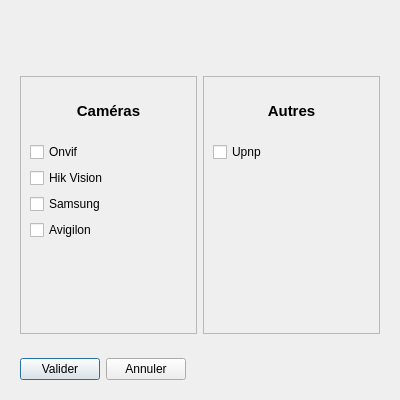
<?xml version="1.0" encoding="UTF-8"?>
<ui version="4.0">
 <class>Dialog</class>
 <widget class="QDialog" name="Dialog">
  <property name="geometry">
   <rect>
    <x>0</x>
    <y>0</y>
    <width>400</width>
    <height>400</height>
   </rect>
  </property>
  <property name="windowTitle">
   <string>Snyf</string>
  </property>
  <layout class="QVBoxLayout" name="verticalLayout">
   <item>
    <widget class="QLabel" name="labTitre">
     <property name="minimumSize">
      <size>
       <width>0</width>
       <height>50</height>
      </size>
     </property>
     <property name="maximumSize">
      <size>
       <width>16777215</width>
       <height>50</height>
      </size>
     </property>
     <property name="font">
      <font>
       <pointsize>11</pointsize>
      </font>
     </property>
     <property name="text">
      <string/>
     </property>
     <property name="alignment">
      <set>Qt::AlignmentFlag::AlignCenter</set>
     </property>
    </widget>
   </item>
   <item>
    <widget class="QFrame" name="frame">
     <property name="frameShape">
      <enum>QFrame::Shape::NoFrame</enum>
     </property>
     <property name="frameShadow">
      <enum>QFrame::Shadow::Raised</enum>
     </property>
     <layout class="QHBoxLayout" name="horizontalLayout_2">
      <item>
       <widget class="QFrame" name="frame_3">
        <property name="frameShape">
         <enum>QFrame::Shape::StyledPanel</enum>
        </property>
        <property name="frameShadow">
         <enum>QFrame::Shadow::Raised</enum>
        </property>
        <layout class="QVBoxLayout" name="verticalLayout_2">
         <item>
          <widget class="QLabel" name="label">
           <property name="minimumSize">
            <size>
             <width>0</width>
             <height>50</height>
            </size>
           </property>
           <property name="maximumSize">
            <size>
             <width>16777215</width>
             <height>50</height>
            </size>
           </property>
           <property name="font">
            <font>
             <pointsize>11</pointsize>
             <bold>true</bold>
            </font>
           </property>
           <property name="text">
            <string>Caméras</string>
           </property>
           <property name="alignment">
            <set>Qt::AlignmentFlag::AlignCenter</set>
           </property>
          </widget>
         </item>
         <item>
          <widget class="QCheckBox" name="checkOnvif">
           <property name="text">
            <string>Onvif</string>
           </property>
          </widget>
         </item>
         <item>
          <widget class="QCheckBox" name="checkHik">
           <property name="text">
            <string>Hik Vision</string>
           </property>
          </widget>
         </item>
         <item>
          <widget class="QCheckBox" name="checkSamsung">
           <property name="text">
            <string>Samsung</string>
           </property>
          </widget>
         </item>
         <item>
          <widget class="QCheckBox" name="checkAvigilon">
           <property name="text">
            <string>Avigilon</string>
           </property>
          </widget>
         </item>
         <item>
          <spacer name="verticalSpacer_2">
           <property name="orientation">
            <enum>Qt::Orientation::Vertical</enum>
           </property>
           <property name="sizeHint" stdset="0">
            <size>
             <width>20</width>
             <height>40</height>
            </size>
           </property>
          </spacer>
         </item>
        </layout>
       </widget>
      </item>
      <item>
       <widget class="QFrame" name="frame_4">
        <property name="frameShape">
         <enum>QFrame::Shape::StyledPanel</enum>
        </property>
        <property name="frameShadow">
         <enum>QFrame::Shadow::Raised</enum>
        </property>
        <layout class="QVBoxLayout" name="verticalLayout_3">
         <item>
          <widget class="QLabel" name="label_2">
           <property name="minimumSize">
            <size>
             <width>0</width>
             <height>50</height>
            </size>
           </property>
           <property name="maximumSize">
            <size>
             <width>16777215</width>
             <height>50</height>
            </size>
           </property>
           <property name="font">
            <font>
             <pointsize>11</pointsize>
             <bold>true</bold>
            </font>
           </property>
           <property name="text">
            <string>Autres</string>
           </property>
           <property name="alignment">
            <set>Qt::AlignmentFlag::AlignCenter</set>
           </property>
          </widget>
         </item>
         <item>
          <widget class="QCheckBox" name="checkUpnp">
           <property name="text">
            <string>Upnp</string>
           </property>
          </widget>
         </item>
         <item>
          <spacer name="verticalSpacer">
           <property name="orientation">
            <enum>Qt::Orientation::Vertical</enum>
           </property>
           <property name="sizeHint" stdset="0">
            <size>
             <width>20</width>
             <height>40</height>
            </size>
           </property>
          </spacer>
         </item>
        </layout>
       </widget>
      </item>
     </layout>
    </widget>
   </item>
   <item>
    <widget class="QFrame" name="frame_2">
     <property name="maximumSize">
      <size>
       <width>16777215</width>
       <height>50</height>
      </size>
     </property>
     <property name="frameShape">
      <enum>QFrame::Shape::NoFrame</enum>
     </property>
     <property name="frameShadow">
      <enum>QFrame::Shadow::Raised</enum>
     </property>
     <layout class="QHBoxLayout" name="horizontalLayout">
      <item>
       <widget class="QPushButton" name="pushValid">
        <property name="text">
         <string>Valider</string>
        </property>
       </widget>
      </item>
      <item>
       <widget class="QPushButton" name="pushAnnule">
        <property name="text">
         <string>Annuler</string>
        </property>
       </widget>
      </item>
      <item>
       <spacer name="horizontalSpacer">
        <property name="orientation">
         <enum>Qt::Orientation::Horizontal</enum>
        </property>
        <property name="sizeHint" stdset="0">
         <size>
          <width>40</width>
          <height>20</height>
         </size>
        </property>
       </spacer>
      </item>
     </layout>
    </widget>
   </item>
  </layout>
 </widget>
 <resources/>
 <connections/>
</ui>
